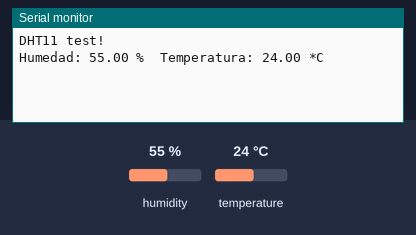
A sketch run on a simulated Arduino Uno, built with avr-gcc and run on an emulated ATmega328P. On the bench: the last lines printed to the serial monitor. The test bench sets the inputs (shaded band); at power-on: humidity 55 %, temperature 24 °C.

Above: at 2.8 s.
2.9 s: humidity set to 22 %
At 5.3 s:
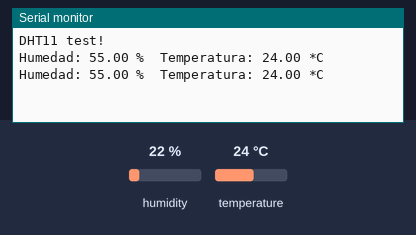
5.6 s: temperature set to 12 °C
At 6.8 s:
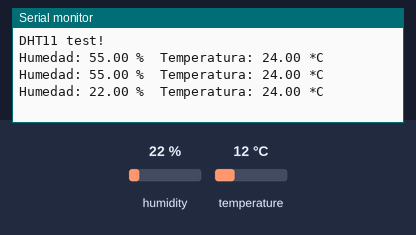
8.3 s: humidity set to 40 %
At 11.6 s:
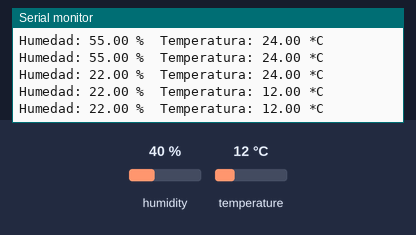
Timing chart, 0 to 13.1 s (numbered marks = the images above; inputs shaded):
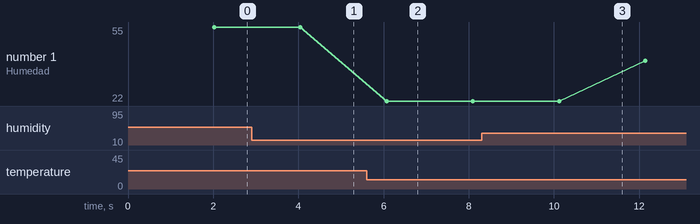

Measured:
- plotted number 1: 22 → 40 after the input at 8.3 s

The sketch:

3.humedad.ino
```cpp
#include <Adafruit_Sensor.h>
#include "DHT.h"
#define DHTTYPE DHT11   // DHT 11


const int DHTPin = 5;     // what digital pin we're connected to

DHT dht(DHTPin, DHTTYPE);

void setup() {
  Serial.begin(9600);
  Serial.println("DHT11 test!");
  dht.begin();
}

void loop() {
  // Wait a few seconds between measurements.

  // Reading temperature or humidity takes about 250 milliseconds!
  float h = dht.readHumidity();
  float t = dht.readTemperature();
  delay(2000);

  if (isnan(h) || isnan(t)) {
    Serial.println("Fallo lectura desde el sensor!");
    return;
  }

  Serial.print("Humedad: ");
  Serial.print(h);
  Serial.print(" %\t");
  Serial.print("Temperatura: ");
  Serial.print(t);
  Serial.print(" *C ");
  Serial.print("\n");
}
```
